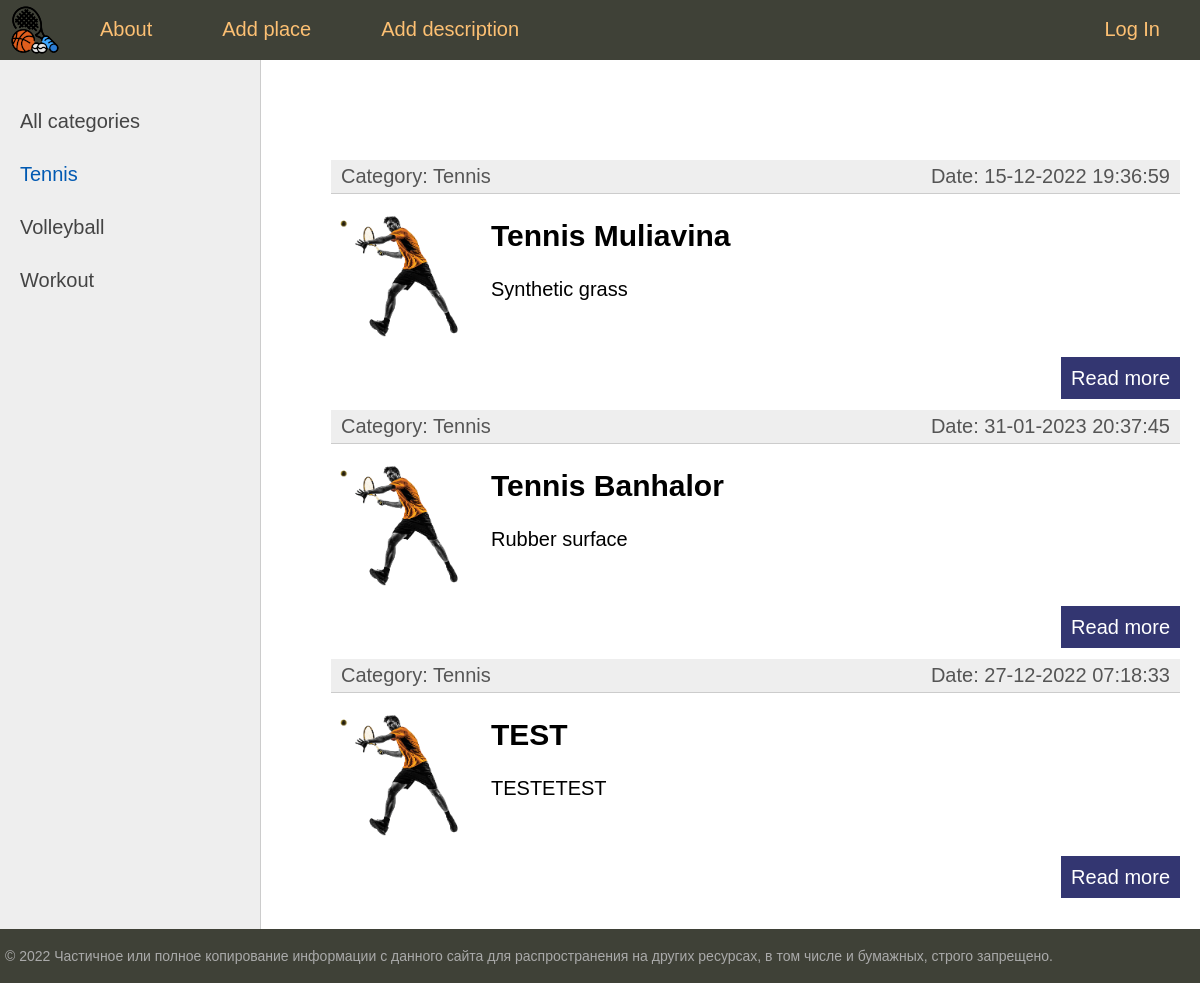
Page /sportcategory/tennis/ on the committed database.
### place/models.py (models this page shows, shortened)
class SportCategory(models.Model):
    title = models.CharField(max_length=255, verbose_name='Category title')
    slug = models.SlugField(max_length=255, unique=True, db_index=True, verbose_name='Category')
    def __str__(self):
        return self.title
    def get_absolute_url(self):
        return reverse('sportcategory', kwargs={'cat_slug': self.slug})
    class Meta:
        verbose_name = 'Sport category'
        verbose_name_plural = 'Sport categories'
        ordering = ['title', 'id']

class PlaceTitle(models.Model):
    title = models.CharField(max_length=255, unique=True)
    slug = models.SlugField(max_length=255, unique=True, db_index=True, verbose_name='URL')
    address = models.CharField(max_length=255)
    time_create = models.DateTimeField(auto_now_add=True)
    time_update = models.DateTimeField(auto_now=True)
    is_published = models.BooleanField(default=True)
    sport_category = models.ForeignKey(SportCategory, on_delete=models.CASCADE)
    def get_absolute_url(self):
        return reverse('place', kwargs={'place_slug': self.slug})
    class Meta:
        verbose_name = 'place title'
        verbose_name_plural = 'place titles'
        ordering = ['time_create', 'title']

class Description(models.Model):
    description = models.TextField(blank=True, verbose_name='place description')
    photo = models.ImageField(upload_to='photos/%Y/%m/%d', blank=True)
    placetitle = models.OneToOneField(PlaceTitle, on_delete=models.CASCADE, primary_key=True, verbose_name='Place title')
    def __str__(self):
        return self.description
    class Meta:
        verbose_name = 'place description'
        verbose_name_plural = 'places descriptions'
        ordering = ['description', 'placetitle_id']

### place/views.py (the view)
# urls.py: path('sportcategory/<slug:cat_slug>/', PlaceSportCategory.as_view(), name='sportcategory'),
class PlaceSportCategory(ListView):
    model = PlaceTitle
    template_name = 'place/index.html'
    def get_context_data(self, **kwargs):
        slug = self.kwargs['cat_slug']
        category = get_object_or_404(SportCategory, slug=slug)
        context = super().get_context_data(**kwargs)
        context['title'] = category
        context['menu'] = menu
        context['cat_selected'] = slug
        return context

### place/templatetags/place_tags.py (called while the page is built)
@register.inclusion_tag('place/list_categories.html')
def show_category(sort=None, cat_selected=0):
    if not sort:
        cats =  SportCategory.objects.all()
    else:
        cats =  SportCategory.objects.order_by(sort)
    return {"cats": cats, "cat_selected": cat_selected}

@register.simple_tag()
def get_place_by_cat(cat_selected=0):
    if cat_selected == 0:
        return PlaceTitle.objects.filter(is_published=True)
    else:
        sport_category_id = SportCategory.objects.get(slug=cat_selected).pk
        return PlaceTitle.objects.filter(sport_category_id=sport_category_id, is_published=True)

### place/templates/place/index.html (shortened to what this page needs)
{% extends 'place/base.html' %}
{% load place_tags %}
{% block content %}
<ul class="list-articles">
	{% get_place_by_cat cat_selected=cat_selected as addresses %}
	{% for addr in addresses %}
		<li><div class="article-panel">
		<p class="first">Category: {{ addr.sport_category }}</p>
		<p class="last">Date: {{ addr.time_update|date:"d-m-Y H:i:s" }}</p>
		</div></li>
		{% if addr.description.photo %}
		<p><img class="img-article-left thumb" src={{addr.description.photo.url}}></p>
		{% endif %}
		<h2>{{ addr.title }}</h2>
	{% autoescape on %}
	<p class="description">{{ addr.description|linebreaks|truncatewords:50 }}</p>
	{% endautoescape %}
			<p class="link-read-post"><a href={{ addr.get_absolute_url }}>Read more</a></p>
	{% endfor %}
</ul>
{% endblock %}

### place/templates/place/list_categories.html
{% for c in cats %}
{% if c.slug == cat_selected %}
    <li class="selected">{{ c.title }}</li>
{% else %}
    <li><a href={{ c.get_absolute_url }}>{{ c.title }}</a></li>
{% endif %}
{% endfor %}

### place/static/place/css/styles.css (style rules this page uses)
html, body { font-family: 'Arial'; margin: 0; padding: 0; height: 100%; width: 100%; color: #444; }
a { color: #0059b2; text-decoration: none; }
img { max-width: 600px; height: auto; }
img.img-article-left { max-width: 300px; height: auto; float: left; padding: 0 10px 10px 0; }
img.img-article-left.thumb { max-width: 150px; height: auto; }
p.link-read-post { text-align: right; }
p.link-read-post a { padding: 10px; min-width: 100px; background: #333671; color: #fff; text-decoration: none; }
div.article-panel { background: #eee; padding: 5px 10px 5px 10px; box-sizing: border-box; overflow: hidden; color: #555; }
div.article-panel p.first { margin: 0; float: left; }
div.article-panel p.last { margin: 0; float: right; }
ul.list-articles { list-style: none; margin: 0; padding: 0; }
ul.list-articles li { border-bottom: 1px solid #ccc; }
.left-chapters ul li { margin: 30px 0 0 0; color: #999; }
.left-chapters ul li.selected { color: #0059b2; }
.left-chapters ul li a { color: #444; text-decoration: none; }
.description { font-size: 18px; }

### rows in the picture
SportCategory: title "Tennis"
SportCategory: title "Volleyball"
SportCategory: title "Workout"
PlaceTitle: sport_category "Tennis", time_update "15-12-2022 19:36:59", description.photo (picture), title "Tennis Muliavina", description "Synthetic grass"
PlaceTitle: sport_category "Tennis", time_update "31-01-2023 20:37:45", description.photo (picture), title "Tennis Banhalor", description "Rubber surface"
PlaceTitle: sport_category "Tennis", time_update "27-12-2022 07:18:33", description.photo (picture), title "TEST", description "TESTETEST"

### other values in the picture
{{ m.title }} "About" "Add place" "Add description"
{{ m.title }} "Log In"
